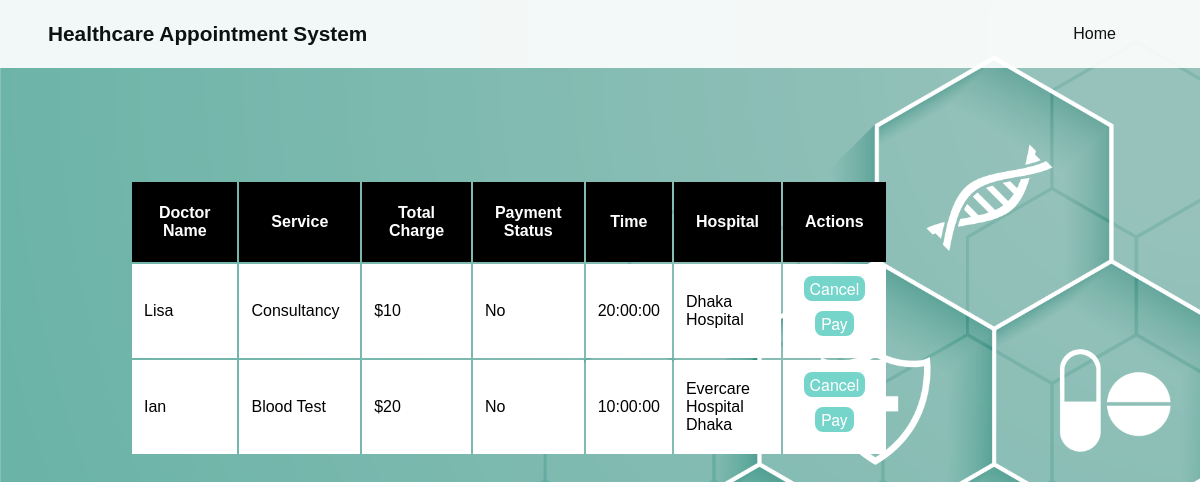
Screenshot of /check_patient_appointments.php (signed in) with the database file from the repository.
### tables this page shows
CREATE TABLE `appointment` (
  `patient_id` int(5) UNSIGNED ZEROFILL NOT NULL,
  `doctor_id` int(5) UNSIGNED ZEROFILL NOT NULL,
  `test_name` varchar(40) NOT NULL,
  `total_charge` float NOT NULL,
  `time` time NOT NULL,
  `payment_status` enum('Yes','No') NOT NULL,
  `hospital_name` text NOT NULL
);

CREATE TABLE `doctor` (
  `id` int(5) UNSIGNED ZEROFILL NOT NULL,
  `name` varchar(30) NOT NULL,
  `age` int(11) NOT NULL,
  `degree` varchar(60) NOT NULL,
  `specialization` varchar(60) NOT NULL,
  `contact` varchar(11) NOT NULL,
  `slot` int(11) NOT NULL,
  `start_time` time NOT NULL,
  `end_time` time NOT NULL,
  `password` varchar(30) NOT NULL
);

### check_patient_appointments.php (the view, shortened to what this page needs)
<!DOCTYPE html>
<html lang="en">
<head>
    <link rel="stylesheet" href="styles/main_style.css">
    <link rel="stylesheet" href="styles/admin_table.css">
</head>
<body>
    <div class="container">
        <div class="main-content">
            <header class="header-main">
                <div class="wrapper">
                    <section class="logo">
                        <h1 class="header-title">Healthcare Appointment System</h1>
                    </section>
                    <nav class="nav-horizontal" id="topnav">
                        <a href="index.php">Home</a>
                    </nav>
                </div>
            </header>
            <main>
                <div class="wrapbox">
                    <article class="buttongroup">
                        <div class="table-container">
                            <table class="table">
                                <tr>
                                    <th class="no-select">Doctor Name</th>
                                    <th class="no-select">Service</th>
                                    <th class="no-select">Total Charge</th>
                                    <th class="no-select">Payment Status</th>
                                    <th class="no-select">Time</th>
                                    <th class="no-select">Hospital</th>
                                    <th class="no-select">Actions</th>
                                </tr>
                                <?php
                                $p_id = $_SESSION["id"];
                                require_once("php_scripts/connect.php");
                                $sql = "SELECT doctor_id, doctor.name as d_name, test_name, total_charge, payment_status, time, hospital_name FROM appointment JOIN doctor ON appointment.doctor_id=doctor.id WHERE patient_id=$p_id";
                                $result = $conn->query($sql);
                                if ($result->num_rows > 0) {
                                    while ($row = $result->fetch_assoc()) {
                                        echo "<tr>";
                                        echo "<td>" . $row["d_name"] . "</td>";
                                        echo "<td>" . $row["test_name"] . "</td>";
                                        echo "<td>" . '$' . $row["total_charge"] . "</td>";
                                        echo "<td>" . $row["payment_status"] . "</td>";
                                        echo "<td>" . $row["time"] . "</td>";
                                        echo "<td>" . $row["hospital_name"] . "</td>";
                                        if ($row['payment_status']==='No') {
                                            echo "<td>
                                                    <form method='POST'>
                                                        <input type='hidden' name='doctor_id' value='" . $row["doctor_id"] . "'>
                                                        <input type='hidden' name='test_name' value='" . $row["test_name"] . "'>
                                                        <button type='submit'>Cancel</button>
                                                    </form>
                                                    <form action='forms/payment_form.php' method='POST'>
                                                        <input type='hidden' name='patient_id' value='" . $p_id . "'>
                                                        <input type='hidden' name='test_name' value='" . $row["test_name"] . "'>
                                                        <input type='hidden' name='doctor_id' value='" . $row["doctor_id"] . "'>
                                                        <input type='hidden' name='total_charge' value='" . $row["total_charge"] . "'>
                                                        <button type='submit' name='pay'>Pay</button>
                                                    </form>
                                                </td>";
                                        }
                                        echo "</tr>";
                                    }
                                } else {
                                    echo "<tr><td colspan='5'>No active appointments.</td></tr>";
                                }
                                ?>
                            </table>
                        </div>
                    </article>
                </div>
            </main>
        </div>
    </div>
</body>
</html>

### styles/main_style.css (style rules this page uses)
body { padding-top: 50px; font-family: 'Montserrat', sans-serif; background-image: url(../assets/26363.png); background-size: cover; background-attachment: fixed; }
.nav-horizontal { display: flex; align-items: center; padding: 20px; }
.nav-horizontal a { color: black; padding: 0px 1rem; text-decoration: none; }
.header-main { position: absolute; top: 0; left: 0; right: 0; transition: background-color 0.5s ease; }
#topnav a { display: inline-block; padding: 0.3rem 0.5rem; background-color: rgb(255, 255, 255); border-radius: 4px; color: black; text-decoration: none; margin-right: 8px; transition: background-color 0.5s ease, box-shadow 0.5s ease, color 0.5s ease; }
.wrapper { max-width: 1400px; padding: 0px 4vw; margin: 0px auto; }
.wrapbox { border-radius: 8px; width: 80%; margin-top: 70px; margin-left: 70px; padding: 2rem; }
.logo { display: flex; align-items: center; vertical-align:top; }
.logo h1 { font-size: 1.3rem; margin: 0px; }
.header-main .wrapper { display: flex; justify-content: space-between; align-items: center; flex-wrap: wrap; }
.main-content { margin-bottom: 100px; }

### styles/admin_table.css (style rules this page uses)
.table-container { flex: 1; max-height: 400px; overflow: auto; padding: 20px; width: 80%; }
.table th { background-color: #f2f2f2; padding: 10px; position:sticky; top: 0; }
.table tr th { margin: auto; width: 30%; padding: 20px; border: 2px solid black; background-color: black; color: white; transition: background-color 0.5s ease; }
.table tr td { margin: auto; width: 30%; padding: 10px; border: 2px solid white; background-color: white; color: black; }
.table tr td form { margin-bottom: 10px; }
.no-select { user-select: none; }
.buttongroup button { background-color: rgb(118, 213, 203); display: block; border: none; border-radius: 8px; margin: 0px auto; overflow: hidden; position: relative; transition: background-color 0.5s ease, box-shadow 0.5s ease, color 0.5s ease; font-family: "Helvetica Neue", Arial, sans-serif; font-size: 1.0rem; color: white; }
.buttongroup { display: inline-block; }

### rows the page displays
appointment: doctor.name "Lisa", test_name "Consultancy", total_charge "10", payment_status "No", time "20:00:00", hospital_name "Dhaka Hospital"
appointment: doctor.name "Ian", test_name "Blood Test", total_charge "20", payment_status "No", time "10:00:00", hospital_name "Evercare Hospital Dhaka"
